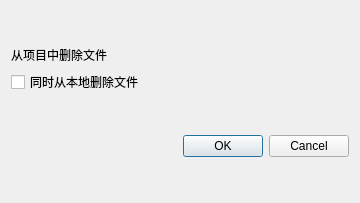
<?xml version="1.0" encoding="UTF-8"?>
<ui version="4.0">
 <class>RemoveProjectDialog</class>
 <widget class="QDialog" name="RemoveProjectDialog">
  <property name="geometry">
   <rect>
    <x>0</x>
    <y>0</y>
    <width>360</width>
    <height>203</height>
   </rect>
  </property>
  <property name="windowTitle">
   <string>Dialog</string>
  </property>
  <layout class="QVBoxLayout" name="verticalLayout">
   <item>
    <spacer name="verticalSpacer_2">
     <property name="orientation">
      <enum>Qt::Orientation::Vertical</enum>
     </property>
     <property name="sizeHint" stdset="0">
      <size>
       <width>20</width>
       <height>40</height>
      </size>
     </property>
    </spacer>
   </item>
   <item>
    <widget class="QLabel" name="labRemove">
     <property name="text">
      <string>从项目中删除文件</string>
     </property>
    </widget>
   </item>
   <item>
    <widget class="QCheckBox" name="checkBox">
     <property name="text">
      <string>同时从本地删除文件</string>
     </property>
    </widget>
   </item>
   <item>
    <spacer name="verticalSpacer">
     <property name="orientation">
      <enum>Qt::Orientation::Vertical</enum>
     </property>
     <property name="sizeHint" stdset="0">
      <size>
       <width>20</width>
       <height>40</height>
      </size>
     </property>
    </spacer>
   </item>
   <item>
    <widget class="QDialogButtonBox" name="buttonBox">
     <property name="orientation">
      <enum>Qt::Orientation::Horizontal</enum>
     </property>
     <property name="standardButtons">
      <set>QDialogButtonBox::StandardButton::Cancel|QDialogButtonBox::StandardButton::Ok</set>
     </property>
    </widget>
   </item>
   <item>
    <spacer name="verticalSpacer_3">
     <property name="orientation">
      <enum>Qt::Orientation::Vertical</enum>
     </property>
     <property name="sizeHint" stdset="0">
      <size>
       <width>20</width>
       <height>40</height>
      </size>
     </property>
    </spacer>
   </item>
  </layout>
 </widget>
 <resources/>
 <connections>
  <connection>
   <sender>buttonBox</sender>
   <signal>accepted()</signal>
   <receiver>RemoveProjectDialog</receiver>
   <slot>accept()</slot>
   <hints>
    <hint type="sourcelabel">
     <x>248</x>
     <y>254</y>
    </hint>
    <hint type="destinationlabel">
     <x>157</x>
     <y>274</y>
    </hint>
   </hints>
  </connection>
  <connection>
   <sender>buttonBox</sender>
   <signal>rejected()</signal>
   <receiver>RemoveProjectDialog</receiver>
   <slot>reject()</slot>
   <hints>
    <hint type="sourcelabel">
     <x>316</x>
     <y>260</y>
    </hint>
    <hint type="destinationlabel">
     <x>286</x>
     <y>274</y>
    </hint>
   </hints>
  </connection>
 </connections>
</ui>
